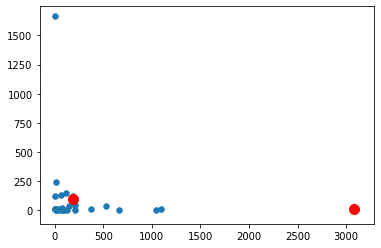

This figure's Python source:
# -*- coding: utf-8 -*-
"""
Created on Tue Nov 19 20:32:26 2019

@author: SANIYA
"""
#importing libraries
import matplotlib.pyplot as plt
from sklearn.cluster import KMeans
import pandas as pd

n=int(input("enter the no of clusters: "))

#loading data 
df=pd.read_csv("C:\\Users\\SANIYA\\Desktop\\fact.csv")
data=[]
for i in range(len(df)):
    data.append([df.iloc[i,0],df.iloc[i,1]])

#kmeans algorithm
kmeans = KMeans(n_clusters=n).fit(data)
print(kmeans.labels_)
centroids = kmeans.cluster_centers_
print(centroids)

#splitting data
sales=[]
profit=[]
for x in range(len(data)):
    sales.append(data[x][0])
    profit.append(data[x][1])
    
#plotting clusters and their centroids
plt.scatter(sales, profit, s = 30)
plt.scatter(centroids[:, 0], centroids[:, 1], c='red', s=100)
